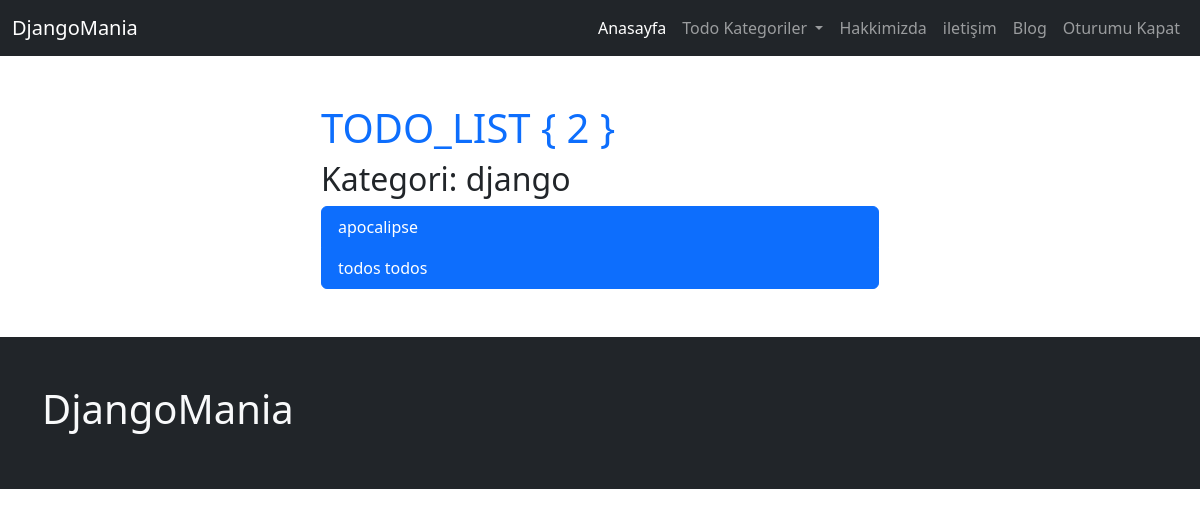
Screenshot of /todo/category/django/ (signed in) with the database file from the repository.
### page/models.py (models this page shows, shortened)
class Page(models.Model):
    user = models.ForeignKey(User, on_delete=models.CASCADE)
    slug = AutoSlugField(populate_from='title', unique=True, )
    title = models.CharField(max_length=200)
    cover_image = models.ImageField(upload_to='page_image')
    content = tinymce_models.HTMLField(blank=True, null=True)
    is_active = models.BooleanField(default=False)
    created_at = models.DateTimeField(auto_now_add=True)
    updated_at = models.DateTimeField(auto_now=True)
    def get_absolute_urls(self):
        return reverse(
            'page:page_view',
            kwargs={
                "page_slug": self.slug,
            },
        )

### todo/models.py (models this page shows, shortened)
class TodoCategory(models.Model):
    title = models.CharField(max_length=200)
    slug = AutoSlugField(populate_from='title', unique=True, )
    is_active = models.BooleanField(default=False)
    created_at = models.DateTimeField(auto_now_add=True)
    updated_at = models.DateTimeField(auto_now=True)
    def __str__(self):
        return self.title
    def get_absolute_urls(self):
        return reverse(
            'todo:category_view',
            kwargs={
                "category_slug": self.slug
            }
        )

class Todo(models.Model):
    user = models.ForeignKey(User, on_delete=models.CASCADE)
    tag = models.ManyToManyField(TodoTag)
    category = models.ForeignKey(TodoCategory, on_delete=models.SET_NULL, null=True)
    title = models.CharField(max_length=200)
    content = models.TextField(blank=True, null=True)
    is_active = models.BooleanField(default=False)
    created_at = models.DateTimeField(auto_now_add=True)
    updated_at = models.DateTimeField(auto_now=True)
    def get_absolute_urls(self):
        return reverse(
            'todo:todo_view',
            kwargs={
                "category_slug": self.category.slug,
                "id": self.pk,
            },
        )

### todo/views.py (the view)
# urls.py: path('category/<slug:category_slug>/', category_view, name='category_view'),
@login_required(login_url = '/admin/login/' )
def category_view(request,category_slug):
    category = get_object_or_404(TodoCategory, slug=category_slug)
    todos = Todo.objects.filter(
        user = request.user,
        is_active=True,
        category=category,
        )
    context=dict(
        category=category,
        todos=todos,
    )
    return render (request,'todo/todo_list.html',context)

### config/global_context_processors.py (called while the page is built)
def global_todo_categories_context(request):
    return dict(
        global_todo_categories=TodoCategory.objects.filter(is_active=True)
    )

def global_page_context(request):
      return dict(
        global_pages=Page.objects.filter(is_active=True)
    )

### todo/templates/todo/todo_list.html
{% extends 'core/base.html' %}
{% block container %}
<div class="col-sm-6 offset-sm-3">
    <h1 class="text-primary">TODO_LIST { {{ todos.count }} } </h1>
    {% if category %}
    <h2>Kategori: {{ category }}</h2>
    {% elif tag %}
    <h2>Tag: {{ tag }}</h2>
    {% endif %}
    <div class="list-group">
        {% for todo in todos %}
        <a href="{{ todo.get_absolute_urls }}" class="list-group-item list-group-item-action active">{{ todo.title }}</a>
        {% endfor %}
    </div>
</div>
{% endblock container %}

### templates/core/navbar.html (shortened to what this page needs)
<nav class="navbar navbar-expand-lg bg-dark navbar-dark">
    <div class="container-fluid">
        <a class="navbar-brand" href="/">DjangoMania</a>
        <div class="collapse navbar-collapse" id="navbarNavDropdown">
            <ul class="navbar-nav ms-auto">
                <li class="nav-item">
                    <a class="nav-link active" aria-current="page" href="/">Anasayfa</a>
                </li>
                <li class="nav-item dropdown">
                    <a class="nav-link dropdown-toggle" href="#" role="button" data-bs-toggle="dropdown"
                        aria-expanded="false">
                        Todo Kategoriler
                    </a>
                </li>
                {% for page in global_pages %}
                <li class="nav-item">
                    <a class="nav-link" aria-current="page" href="{{ page.get_absolute_urls }}">{{ page.title }}</a>
                </li>
                {% endfor %}
                <li class="nav-item">
                    <a class="nav-link" aria-current="page" href="{% url 'blog:all_post_view' %}">Blog</a>
                </li>
                {% if request.user.is_authenticated %}
                <li class="nav-item">
                    <a class="nav-link" aria-current="page" href="{% url 'logout_view' %}">Oturumu Kapat</a>
                </li>
                {% endif %}
            </ul>
        </div>
    </div>
</nav>

### rows the page displays
Page: title "Hakkimizda"
Page: title "iletişim"
TodoCategory: title "django"
Todo: title "apocalipse"
Todo: title "todos todos"

### other values shown
{{ todos.count }} "2"
